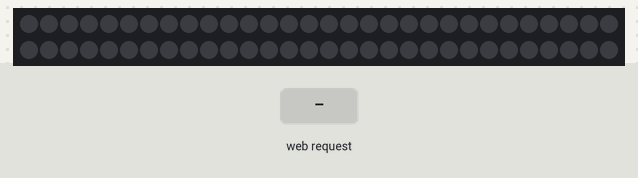
Bench run of a sketch on a simulated ESP8266 (NodeMCU). Parts: 60 RGB LEDs in strip order, left to right, continuing on the next row. The inputs (shaded band) are chosen by the test bench. Dim RGB values are drawn brighter than linear; WiFi joins after 1.5 s; servers stay silent unless stated; random numbers use the default seed unless the sketch sets one; what the sketch prints to the serial monitor is not drawn.

Above: at 2.7 s.
2.8 s: HTTP request GET /random received
At 4.2 s:
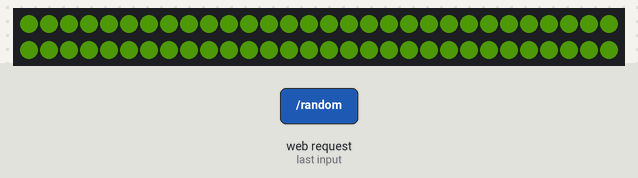
5.8 s: HTTP request GET /light received
At 6.8 s:
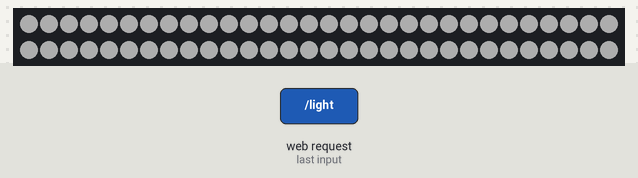
7.3 s: HTTP request GET /rainbow received
At 7.55 s:
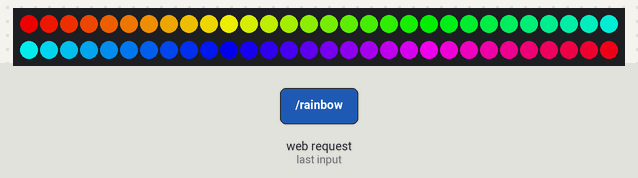
9.2 s: HTTP request GET /random received
At 12.1 s:
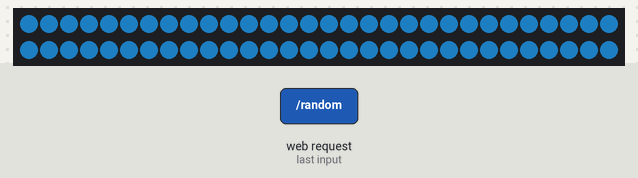
12.2 s: HTTP request GET /random received
At 15.0 s:
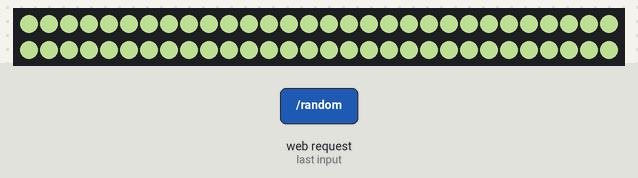
15.2 s: HTTP request GET /off received
At 16.3 s:
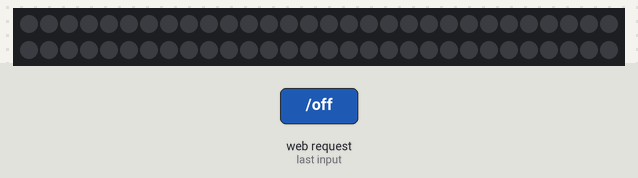
Timing chart, 0 to 17.7 s (numbered marks = the images above; inputs shaded):
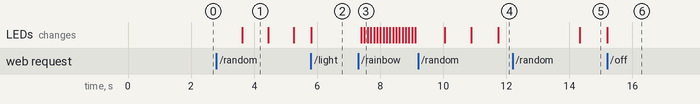

The sketch:

TimerServer.ino
```cpp
#include <arduino-timer.h>
#include <Adafruit_NeoPixel.h>
#include <ESP8266WiFi.h>
#include <WiFiClient.h>
#include <ESP8266WebServer.h>
#include <ESP8266mDNS.h>

#include "Html.h"
#include "HttpResponse.h"

#ifndef STASSID
#define STASSID "MySupaDupaWifi"
#define STAPSK  "MyWifiPassword"
#define D6_PIN 12
#endif

const char* ssid = STASSID;
const char* password = STAPSK;

ESP8266WebServer server(80);

struct Color{
  byte red;
  byte green;
  byte blue;
};
Color off = {0, 0, 0}; //Black is off
Color defaultLight = { 255, 255, 255 }; //White
Color normal = { 0, 255, 0 }; //Green
// Color normal = { 0, 0, 255 }; //Blue
Color threshold = { 255, 155, 15 }; //Orange
Color warning = { 255, 0, 0 }; //Red

auto timer = timer_create_default();
auto task = timer.in(1000, [](void*) -> bool { return false; });

int ledCount = 60;
int remainingLoop = 0;

Adafruit_NeoPixel strip = Adafruit_NeoPixel(ledCount, D6_PIN, NEO_GRB + NEO_KHZ800);

void setColor(Adafruit_NeoPixel &adafruit, int index, Color color){
  adafruit.setPixelColor(index, color.red, color.green, color.blue);
}

String buildMenu(String selectedLabel){
  return menu(new MenuItem[8]{
    { "Ping", "/ping" },
    { "Timer - Default (10m)", "/timer?units=minutes&duration=10&threshold=2" },
    { "Timer - Pomodoro (25 min + 5 min)", "/timer?units=minutes&duration=30&threshold=5" },
    { "Timer - Food", "/timer?units=minutes&duration=45&threshold=10" },
    { "Light", "/light?red=100&green=150&blue=255&brightness=200" },
    { "Random", "/random" },
    { "Rainbow", "/rainbow" },
    { "Turn Off", "/off" }
  }, 8, selectedLabel);
}

String buildMenu(){
  return buildMenu("");
}

void handleRoot() {
  success(server, buildMenu(), "Hello from ESP8266");
}

bool decrease(){
  remainingLoop--;
  setColor(strip, remainingLoop, off);
  return true;
}

struct TimerInfo{
  int unitsInMillis;
  int duration;
  int threshold;
};
TimerInfo parseTimerParams(ESP8266WebServer &espServer);
TimerInfo parseTimerParams(ESP8266WebServer &espServer){
  TimerInfo info = {0, 0, 0};

  for (uint8_t i = 0; i < server.args(); i++) {
    if (server.argName(i).startsWith("unit"))
    {
      String unitInput = server.arg(i);
      if(unitInput.startsWith("sec")){
        info.unitsInMillis = 1000;
      }else if(unitInput.startsWith("min")){
        info.unitsInMillis = 60000;
      }else{
        badRequest(server, buildMenu(), "The units should be seconds or minutes");
      }
    }

    if (server.argName(i).startsWith("duration")){
      info.duration = server.arg(i).toInt();
    }

    if (server.argName(i).startsWith("threshold")){
      info.threshold = server.arg(i).toInt();
    }
  }

  if(info.threshold >= info.duration){
    badRequest(espServer, buildMenu(), "The threshold should be lower than duration.");
  }

  return info;
}

void handleTimer() {
  timer.cancel(task);

  TimerInfo timerInfo = parseTimerParams(server);
  remainingLoop = ledCount;
  int tempoInMillis = (timerInfo.duration * timerInfo.unitsInMillis) / ledCount;
  task = timer.every(tempoInMillis, (bool(*)(void*))decrease);

  int ledThreshold = (timerInfo.threshold * ledCount) / timerInfo.duration;
  for (int i = 0; i < ledCount; i++ ) {
    if(i < ledThreshold){
      setColor(strip, i, threshold);
    }else{
      setColor(strip, i, normal);
    }
  }
  strip.setBrightness(200);
  strip.show();

  int durationInSec = (timerInfo.duration * timerInfo.unitsInMillis) / 1000;
  String timerDetails  = "Timer : "
    + String(durationInSec / 60) + "min "
    + String(durationInSec % 60) + "sec";
  success(server, buildMenu("Timer - Default (10m)"), timerDetails);
}

struct LightInfo{
  Color color;
  int brightness;
};
LightInfo parseLightParams(ESP8266WebServer &espServer);
LightInfo parseLightParams(ESP8266WebServer &espServer){
  LightInfo info = { defaultLight, 50 };

  for (uint8_t i = 0; i < server.args(); i++) {
    if (server.argName(i) == "red"){
      info.color.red = server.arg(i).toInt();
    }

    if (server.argName(i) == "green"){
      info.color.green = server.arg(i).toInt();
    }

    if (server.argName(i) == "blue"){
      info.color.blue = server.arg(i).toInt();
    }

    if (server.argName(i).startsWith("brightness")){
      info.brightness = server.arg(i).toInt();
    }
  }

  if(info.brightness < 0 || info.brightness > 250){
    badRequest(espServer, buildMenu("Light"), "The brightness should be between 0 and 250.");
  }

  return info;
}

void handleLight() {
  timer.cancel(task);

  LightInfo lightInfo = parseLightParams(server);
  for (byte i = 0; i < ledCount; ++i ) {
    setColor(strip, i, lightInfo.color);
  }
  strip.setBrightness(lightInfo.brightness);
  strip.show();

  success(server, buildMenu("Light"), "Light is on");
}

bool randomStrip(){
  Color randomColor = {
    (byte)random(0, 255),
    (byte)random(0, 255),
    (byte)random(0, 255)
  };
  for(int i = 0; i < ledCount; ++i){
    setColor(strip, i, randomColor);
  }
  strip.setBrightness(random(50, 200));
  strip.show();
  return true;
}

void handleRandom() {
  timer.cancel(task);

  long tempoInMillis = random(500, 3000);
  task = timer.every(tempoInMillis, (bool(*)(void*))randomStrip);

  success(server, buildMenu("Random"), "I'm shuffling...");
}

bool rainbowStrip(){
  byte red = 250;
  byte green = 0;
  byte blue = 0;

  for(int i = 0; i < ledCount; ++i){
    if(red == 250 && green < 250 && blue == 0){
      green += 25;
    }else if(red > 0 && green == 250 && blue == 0){
      red -= 25;
    }else if(red == 0 && green == 250 && blue < 250){
      blue += 25;
    }else if(red == 0 && green > 0 && blue >= 250){
      green -= 25;
    }else if(red < 250 && green == 0 && blue == 250){
      red += 25;
    }else if(red == 250 && green == 0 && blue > 0){
      blue -= 25;
    }

    Color color = { red, green, blue };
    setColor(strip, (remainingLoop + i) % ledCount, color);
  }
  strip.setBrightness(200);
  strip.show();
  remainingLoop++;
  return true;
}

void handleRainbow() {
  timer.cancel(task);

  long tempoInMillis = 100;
  remainingLoop = 0;
  task = timer.every(tempoInMillis, (bool(*)(void*))rainbowStrip);

  success(server, buildMenu("Rainbow"), "Somewhere over the ...");
}

void handleOff() {
  timer.cancel(task);

  for (byte i = 0; i < ledCount; ++i ) {
    setColor(strip, i, off);
  }
  strip.setBrightness(0);
  strip.show();

  success(server, buildMenu("Turn Off"), "Il va faire tout noir!");
}

void handleNotFound() {
  fileNotFound(server, buildMenu());
}

void setup(void) {
  Serial.begin(115200);
  strip.begin();
  WiFi.mode(WIFI_STA);
  WiFi.begin(ssid, password);
  Serial.println("");

  // Wait for connection
  while (WiFi.status() != WL_CONNECTED) {
    delay(500);
    Serial.print(".");
  }
  Serial.println("");
  Serial.print("Connected to ");
  Serial.println(ssid);
  Serial.print("IP address: ");
  Serial.println(WiFi.localIP());

  if (MDNS.begin("esp8266")) {
    Serial.println("MDNS responder started");
  }

  server.on("/", handleRoot);
  server.on("/ping", []() { success(server, buildMenu("Ping"), "I'm Alive"); });
  server.on("/timer", handleTimer);
  server.on("/light", handleLight);
  server.on("/random", handleRandom);
  server.on("/rainbow", handleRainbow);
  server.on("/off", handleOff);

  server.onNotFound(handleNotFound);

  server.begin();
  Serial.println("HTTP server started");
  randomSeed(317);
}

void loop(void) {
  server.handleClient();
  timer.tick();
  strip.show();
  MDNS.update();
}
```

Html.cpp
```cpp
#include "Arduino.h"
#include "Html.h"

// struct MenuItem{
//   String label;
//   String link;
// };

String html(String tags[], byte tagCount){
  String html = "<html><head><title>ESP8266 Rocks!</title><style>";
  html += "body{ background-color: #EEEEEE; color: #333333; margin:0; padding:0; font: 50px \"Trebuchet MS\",Arial,sans-serif; line-height: 50px ; }";
  html += "ul.menu{ width: 100%; list-style: none; margin: 0; padding: 0; }";
  html += "ul.menu > li{ background-color: #EEEEEE; border: none; }";
  html += "ul.menu > li > a{ display: block ; background: #EEEEEE ; color: #333333;  text-align: center ; text-decoration: none ; padding: 5px; }";
  html += "ul.menu > li > a:hover{ background: #333333 ; color: #EEEEEE; }";
  html += "ul.menu > li.selected > a{ background-color: #336699; color: #EEEEEE; }";
  html += ".content{ margin-top: 0.5em; padding: 0.5em 0.5em 0 0.5em; border-top: 2px solid #333333; text-align: center; }";
  html += ".error{ color: #FF0000; }";
  html += "</style></head><body>";

  for(byte i = 0; i < tagCount; ++i){
    html += tags[i];
  }
  return html + "</body><html>";
}

String menu(struct MenuItem items[], int itemCount, String selectedLabel){
  String html = "<ul class=\"menu\">";

  for(byte i = 0; i < itemCount; ++i){
    html += "<li";
    if(items[i].label == selectedLabel){
      html += " class=\"selected\"";
    }
    html +="><a href=\""+ items[i].link +"\">"+ items[i].label +"</a></li>";
  }

  return html + "</ul>";
}

String baseContent(bool isError, String children[], byte childCount){
  String cssClass = "content";
  if(isError){
    cssClass += " error";
  }
  String html = "<div class=\""+ cssClass +"\">";
  for(byte i = 0; i < childCount; ++i){
    html += children[i];
  }
  return html + "</div>";
}

String content(String text){
  return baseContent(false, new String[1]{text}, 1);
}

String header(String title){
  return "<h1>"+ title +"</h1>";
}

String error(String errorName, String errorMessage){
  return baseContent(true, new String[2]{
    header(errorName),
    errorMessage
  }, 2);
}

String error(String errorName){
  return baseContent(true, new String[1]{
    header(errorName)
  }, 1);
}
```

Html.h
```cpp
#ifndef Html_h
#define Html_h
#include <Arduino.h>

struct MenuItem{
  String label;
  String link;
};
String html(String tags[], byte tagCount);
String menu(struct MenuItem items[], int itemCount, String selectedLabel);
String baseContent(bool isError, String children[], byte childCount);
String content(String text);
String header(String title);
String error(String errorName, String errorMessage);
String error(String errorName);

#endif
```

HttpResponse.cpp
```cpp
#include <Arduino.h>
#include <ESP8266WebServer.h>
#include "Html.h"


void response(ESP8266WebServer &espServer, int httpStatusCode, String menu, String content){
  String htmlResponse = html(new String[2]{
    menu,
    content
  }, 2);
  espServer.send(httpStatusCode, "text/html", htmlResponse);
}

void badRequest(ESP8266WebServer &espServer, String menu, String errorMessage){
  response(espServer, 400, menu, error("Bad Request", errorMessage));
}

void fileNotFound(ESP8266WebServer &espServer, String menu){
  response(espServer, 404, menu, error("Bad Request"));
}

void notImplemented(ESP8266WebServer &espServer, String menu, String actionName){
  response(espServer, 404, menu, error("File Not Found", actionName +" - Not Implemented Yet"));
}

void success(ESP8266WebServer &espServer, String menu, String htmlContent){
  response(espServer, 200, menu, content(htmlContent));
}
```

HttpResponse.h
```cpp
#ifndef HttpResponse_h
#define HttpResponse_h
#include <Arduino.h>
#include <ESP8266WebServer.h>
#include "Html.h"

void response(ESP8266WebServer &espServer, int httpStatusCode, String menu, String content);
void badRequest(ESP8266WebServer &espServer, String menu, String errorMessage);
void fileNotFound(ESP8266WebServer &espServer, String menu);
void notImplemented(ESP8266WebServer &espServer, String menu, String actionName);
void success(ESP8266WebServer &espServer, String menu, String htmlContent);

#endif// #endif
```

Measured:
- after the input at 2.8 s, the LEDs: change after 0.82 s (image 1)
- after the input at 7.3 s, the LEDs: first change after 0.11 s (image 3 shows a later state)
- what the display in image 1 shows lasts 0.8 s, from 3.6 s to 4.4 s
